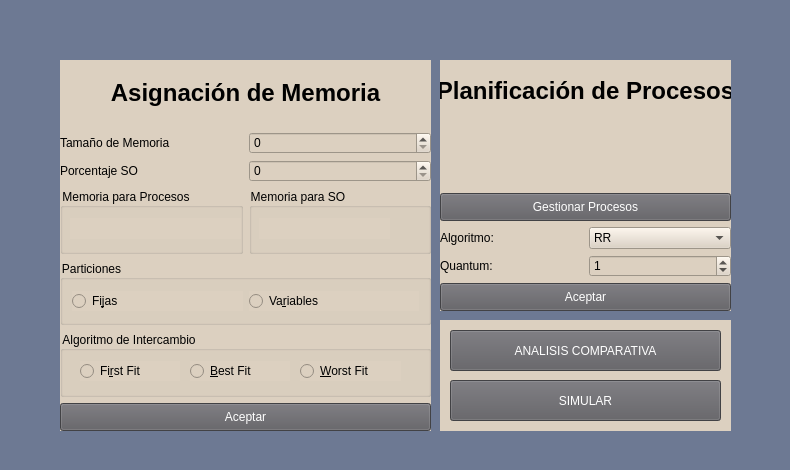
<?xml version="1.0" encoding="UTF-8"?>
<ui version="4.0">
 <class>VentanaPrincipal</class>
 <widget class="QMainWindow" name="VentanaPrincipal">
  <property name="geometry">
   <rect>
    <x>0</x>
    <y>0</y>
    <width>790</width>
    <height>470</height>
   </rect>
  </property>
  <property name="windowTitle">
   <string>Ventana Principal</string>
  </property>
  <property name="styleSheet">
   <string notr="true"/>
  </property>
  <property name="animated">
   <bool>true</bool>
  </property>
  <widget class="QWidget" name="centralwidget">
   <property name="styleSheet">
    <string notr="true">QWidget{
background-color:#6d7993;
font-family: arial,verdana;
}

QDialog{
background-color:#557a95;
font-family: arial,verdana;
}
QLineEdit{
background-color:#b1a296;
border: 0;
font-size:14px;
height:30px;
}

</string>
   </property>
   <widget class="QWidget" name="widget" native="true">
    <property name="geometry">
     <rect>
      <x>60</x>
      <y>60</y>
      <width>371</width>
      <height>371</height>
     </rect>
    </property>
    <property name="sizePolicy">
     <sizepolicy hsizetype="Preferred" vsizetype="Preferred">
      <horstretch>0</horstretch>
      <verstretch>0</verstretch>
     </sizepolicy>
    </property>
    <property name="autoFillBackground">
     <bool>false</bool>
    </property>
    <property name="styleSheet">
     <string notr="true">QWidget{
background-color: #dcd0c0;
}
QPushButton{
background-color:#5d5c61;
color:white;
height:20px;
}
QPushButton:hover{
background-color:#062f4f;
color:white;
}
</string>
    </property>
    <layout class="QGridLayout" name="gridLayout">
     <item row="0" column="0" colspan="2">
      <widget class="QLabel" name="label_AsigMemoria">
       <property name="font">
        <font>
         <family>arial,verdana</family>
         <pointsize>18</pointsize>
         <weight>75</weight>
         <bold>true</bold>
        </font>
       </property>
       <property name="layoutDirection">
        <enum>Qt::LeftToRight</enum>
       </property>
       <property name="styleSheet">
        <string notr="true"/>
       </property>
       <property name="text">
        <string>Asignación de Memoria</string>
       </property>
       <property name="alignment">
        <set>Qt::AlignCenter</set>
       </property>
      </widget>
     </item>
     <item row="6" column="0" colspan="2">
      <widget class="QGroupBox" name="groupBox_Particiones">
       <property name="title">
        <string>Particiones</string>
       </property>
       <layout class="QGridLayout" name="gridLayout_2">
        <item row="0" column="0">
         <widget class="QRadioButton" name="radioButton_Fijas">
          <property name="text">
           <string>Fi&amp;jas</string>
          </property>
         </widget>
        </item>
        <item row="0" column="1">
         <widget class="QRadioButton" name="radioButton_Variables">
          <property name="text">
           <string>Va&amp;riables</string>
          </property>
         </widget>
        </item>
       </layout>
      </widget>
     </item>
     <item row="3" column="0">
      <widget class="QGroupBox" name="groupBox">
       <property name="title">
        <string>Memoria para Procesos</string>
       </property>
       <widget class="QLabel" name="label_MemProcesos">
        <property name="geometry">
         <rect>
          <x>10</x>
          <y>30</y>
          <width>171</width>
          <height>21</height>
         </rect>
        </property>
        <property name="text">
         <string/>
        </property>
       </widget>
      </widget>
     </item>
     <item row="7" column="0" colspan="2">
      <widget class="QGroupBox" name="groupBox_Algoritmo">
       <property name="title">
        <string>Algoritmo de Intercambio</string>
       </property>
       <widget class="QRadioButton" name="radioButton_First">
        <property name="geometry">
         <rect>
          <x>20</x>
          <y>30</y>
          <width>100</width>
          <height>20</height>
         </rect>
        </property>
        <property name="text">
         <string>Fi&amp;rst Fit</string>
        </property>
       </widget>
       <widget class="QRadioButton" name="radioButton_Best">
        <property name="geometry">
         <rect>
          <x>130</x>
          <y>30</y>
          <width>100</width>
          <height>20</height>
         </rect>
        </property>
        <property name="text">
         <string>&amp;Best Fit</string>
        </property>
       </widget>
       <widget class="QRadioButton" name="radioButton_Worst">
        <property name="geometry">
         <rect>
          <x>240</x>
          <y>30</y>
          <width>101</width>
          <height>20</height>
         </rect>
        </property>
        <property name="text">
         <string>&amp;Worst Fit</string>
        </property>
       </widget>
      </widget>
     </item>
     <item row="1" column="1">
      <widget class="QSpinBox" name="spinBoxTamMemoria"/>
     </item>
     <item row="2" column="1">
      <widget class="QSpinBox" name="spinBoxPorcSO"/>
     </item>
     <item row="3" column="1">
      <widget class="QGroupBox" name="groupBox_2">
       <property name="title">
        <string>Memoria para SO</string>
       </property>
       <widget class="QLabel" name="label_MemSO">
        <property name="geometry">
         <rect>
          <x>10</x>
          <y>30</y>
          <width>131</width>
          <height>21</height>
         </rect>
        </property>
        <property name="text">
         <string/>
        </property>
       </widget>
      </widget>
     </item>
     <item row="2" column="0">
      <widget class="QLabel" name="label_PorcentajeSO">
       <property name="text">
        <string>Porcentaje SO</string>
       </property>
      </widget>
     </item>
     <item row="1" column="0">
      <widget class="QLabel" name="label_TamMemoria">
       <property name="text">
        <string>Tamaño de Memoria</string>
       </property>
      </widget>
     </item>
     <item row="8" column="0" colspan="2">
      <widget class="QPushButton" name="AceptarMem">
       <property name="text">
        <string>Aceptar</string>
       </property>
      </widget>
     </item>
    </layout>
   </widget>
   <widget class="QWidget" name="widget_algoritmo" native="true">
    <property name="geometry">
     <rect>
      <x>440</x>
      <y>60</y>
      <width>291</width>
      <height>251</height>
     </rect>
    </property>
    <property name="styleSheet">
     <string notr="true">QWidget{
background-color:#dcd0c0;
}
QPushButton{
background-color:#5d5c61;
color:white;
height:20px;
}
QPushButton:hover{
background-color:#062f4f;
color:white;
}</string>
    </property>
    <layout class="QGridLayout" name="gridLayout_3">
     <item row="4" column="1">
      <widget class="QSpinBox" name="spinBox_Quantum">
       <property name="value">
        <number>1</number>
       </property>
      </widget>
     </item>
     <item row="4" column="0">
      <widget class="QLabel" name="label_Quantum">
       <property name="text">
        <string>Quantum: </string>
       </property>
      </widget>
     </item>
     <item row="3" column="0">
      <widget class="QLabel" name="label_Algoritmo">
       <property name="text">
        <string>Algoritmo: </string>
       </property>
      </widget>
     </item>
     <item row="3" column="1">
      <widget class="QComboBox" name="comboBox_Algoritmos">
       <item>
        <property name="text">
         <string>RR</string>
        </property>
       </item>
       <item>
        <property name="text">
         <string>SRTF</string>
        </property>
       </item>
       <item>
        <property name="text">
         <string>PRIORIDADES</string>
        </property>
       </item>
       <item>
        <property name="text">
         <string>FCFS</string>
        </property>
       </item>
       <item>
        <property name="text">
         <string>COLAS MULTINIVEL</string>
        </property>
       </item>
      </widget>
     </item>
     <item row="0" column="0" colspan="2">
      <widget class="QLabel" name="label_algo_planificacion">
       <property name="font">
        <font>
         <family>arial,verdana</family>
         <pointsize>18</pointsize>
         <weight>75</weight>
         <bold>true</bold>
        </font>
       </property>
       <property name="text">
        <string>Planificación de Procesos</string>
       </property>
       <property name="alignment">
        <set>Qt::AlignCenter</set>
       </property>
      </widget>
     </item>
     <item row="2" column="0" colspan="2">
      <widget class="QPushButton" name="boton_GestProcesos">
       <property name="text">
        <string>Gestionar Procesos</string>
       </property>
      </widget>
     </item>
     <item row="5" column="0" colspan="2">
      <widget class="QPushButton" name="pushButton_AceptarProc">
       <property name="text">
        <string>Aceptar</string>
       </property>
      </widget>
     </item>
     <item row="1" column="0" colspan="2">
      <widget class="QLabel" name="labelEP">
       <property name="text">
        <string/>
       </property>
      </widget>
     </item>
    </layout>
   </widget>
   <widget class="QWidget" name="widget_Simular" native="true">
    <property name="geometry">
     <rect>
      <x>440</x>
      <y>320</y>
      <width>291</width>
      <height>111</height>
     </rect>
    </property>
    <property name="styleSheet">
     <string notr="true">QWidget{
background-color:#dcd0c0;
}
QPushButton{
background-color:#5d5c61;
color:white;
height:20px;
}
QPushButton:hover{
background-color:#062f4f;
color:white;
}</string>
    </property>
    <widget class="QPushButton" name="pushButton_Simular">
     <property name="geometry">
      <rect>
       <x>10</x>
       <y>60</y>
       <width>271</width>
       <height>41</height>
      </rect>
     </property>
     <property name="text">
      <string>SIMULAR</string>
     </property>
    </widget>
    <widget class="QPushButton" name="pushButtonComparar">
     <property name="geometry">
      <rect>
       <x>10</x>
       <y>10</y>
       <width>271</width>
       <height>41</height>
      </rect>
     </property>
     <property name="text">
      <string>ANALISIS COMPARATIVA</string>
     </property>
    </widget>
   </widget>
  </widget>
 </widget>
 <resources/>
 <connections/>
</ui>
